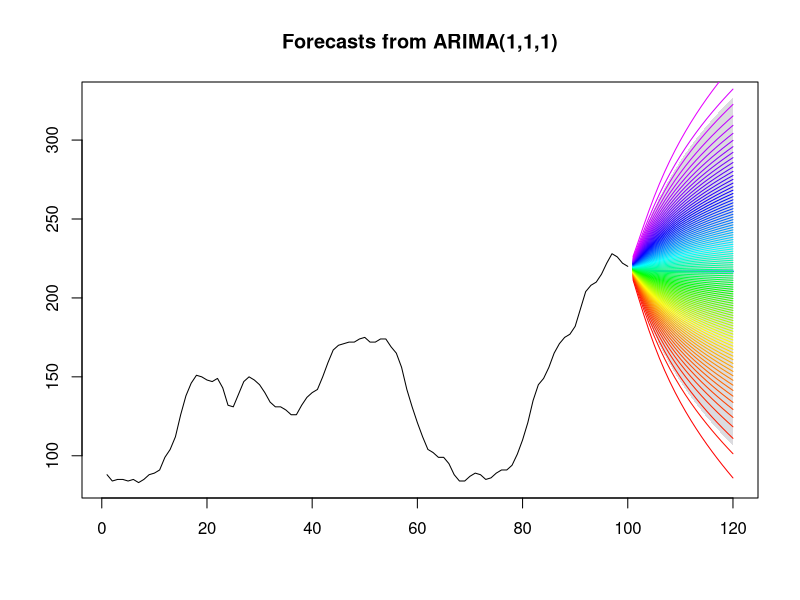

This figure's R source:
## ---- chunk 1
library(forecast)
fit <- auto.arima(WWWusage)
fc <- forecast(fit, h = 20, level = 95)
qf <- matrix(0, nrow = 99, ncol = 20)
m <- fc$mean
s <- (fc$upper - fc$lower) / 1.96 / 2
for (h in 1:20) {
  qf[, h] <- qnorm((1:99) / 100, m[h], s[h])
}

plot(fc)
matlines(101:120, t(qf), col = rainbow(120), lty = 1)
